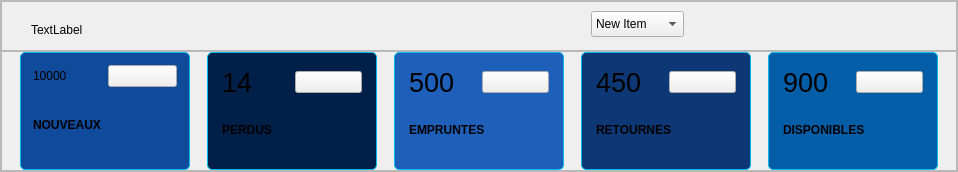
                         <widget class="QFrame" name="frame_6">
                          <property name="frameShape">
                           <enum>QFrame::StyledPanel</enum>
                          </property>
                          <property name="frameShadow">
                           <enum>QFrame::Raised</enum>
                          </property>
                          <layout class="QVBoxLayout" name="verticalLayout_8">
                           <property name="spacing">
                            <number>0</number>
                           </property>
                           <property name="leftMargin">
                            <number>0</number>
                           </property>
                           <property name="topMargin">
                            <number>0</number>
                           </property>
                           <property name="rightMargin">
                            <number>0</number>
                           </property>
                           <property name="bottomMargin">
                            <number>0</number>
                           </property>
                           <item alignment="Qt::AlignTop">
                            <widget class="QFrame" name="frame_12">
                             <property name="minimumSize">
                              <size>
                               <width>0</width>
                               <height>50</height>
                              </size>
                             </property>
                             <property name="frameShape">
                              <enum>QFrame::StyledPanel</enum>
                             </property>
                             <property name="frameShadow">
                              <enum>QFrame::Raised</enum>
                             </property>
                             <widget class="QLabel" name="label_3">
                              <property name="geometry">
                               <rect>
                                <x>30</x>
                                <y>20</y>
                                <width>71</width>
                                <height>18</height>
                               </rect>
                              </property>
                              <property name="text">
                               <string>TextLabel</string>
                              </property>
                             </widget>
                             <widget class="QComboBox" name="comboBox">
                              <property name="geometry">
                               <rect>
                                <x>590</x>
                                <y>10</y>
                                <width>93</width>
                                <height>26</height>
                               </rect>
                              </property>
                              <item>
                               <property name="text">
                                <string>New Item</string>
                               </property>
                              </item>
                              <item>
                               <property name="text">
                                <string>New Item</string>
                               </property>
                              </item>
                              <item>
                               <property name="text">
                                <string>New Item</string>
                               </property>
                              </item>
                              <item>
                               <property name="text">
                                <string>New Item</string>
                               </property>
                              </item>
                              <item>
                               <property name="text">
                                <string>New Item</string>
                               </property>
                              </item>
                              <item>
                               <property name="text">
                                <string>New Item</string>
                               </property>
                              </item>
                             </widget>
                            </widget>
                           </item>
                           <item>
                            <widget class="QFrame" name="frame_13">
                             <property name="minimumSize">
                              <size>
                               <width>500</width>
                               <height>120</height>
                              </size>
                             </property>
                             <property name="frameShape">
                              <enum>QFrame::StyledPanel</enum>
                             </property>
                             <property name="frameShadow">
                              <enum>QFrame::Raised</enum>
                             </property>
                             <layout class="QHBoxLayout" name="horizontalLayout_11">
                              <property name="spacing">
                               <number>17</number>
                              </property>
                              <property name="leftMargin">
                               <number>18</number>
                              </property>
                              <property name="topMargin">
                               <number>0</number>
                              </property>
                              <property name="rightMargin">
                               <number>18</number>
                              </property>
                              <property name="bottomMargin">
                               <number>0</number>
                              </property>
                              <item>
                               <widget class="QFrame" name="bookAdded">
                                <property name="minimumSize">
                                 <size>
                                  <width>170</width>
                                  <height>0</height>
                                 </size>
                                </property>
                                <property name="styleSheet">
                                 <string notr="true">#bookAdded{
	background-color: #0f4a9b;
	padding : 3px;
	border-radius:5px;
	border: 1px solid #00bbf0;
}</string>
                                </property>
                                <property name="frameShape">
                                 <enum>QFrame::StyledPanel</enum>
                                </property>
                                <property name="frameShadow">
                                 <enum>QFrame::Raised</enum>
                                </property>
                                <layout class="QVBoxLayout" name="verticalLayout_9">
                                 <item>
                                  <layout class="QHBoxLayout" name="horizontalLayout_12">
                                   <item>
                                    <widget class="QLabel" name="newBook">
                                     <property name="styleSheet">
                                      <string notr="true">#label_2{
	font-size:30px;
}</string>
                                     </property>
                                     <property name="text">
                                      <string>10000</string>
                                     </property>
                                    </widget>
                                   </item>
                                   <item>
                                    <widget class="QPushButton" name="iconAdd">
                                     <property name="styleSheet">
                                      <string notr="true">#iconAdd{
	text-align: right;
	color:blue;
}</string>
                                     </property>
                                     <property name="text">
                                      <string/>
                                     </property>
                                     <property name="icon">
                                      <iconset resource="icons.qrc">
                                       <normaloff>:/iconWhite/plus-square.svg</normaloff>:/iconWhite/plus-square.svg</iconset>
                                     </property>
                                     <property name="iconSize">
                                      <size>
                                       <width>35</width>
                                       <height>35</height>
                                      </size>
                                     </property>
                                    </widget>
                                   </item>
                                  </layout>
                                 </item>
                                 <item>
                                  <layout class="QHBoxLayout" name="horizontalLayout_7">
                                   <item>
                                    <widget class="QLabel" name="label_5">
                                     <property name="font">
                                      <font>
                                       <weight>75</weight>
                                       <bold>true</bold>
                                      </font>
                                     </property>
                                     <property name="text">
                                      <string>NOUVEAUX</string>
                                     </property>
                                    </widget>
                                   </item>
                                  </layout>
                                 </item>
                                </layout>
                               </widget>
                              </item>
                              <item>
                               <widget class="QFrame" name="lostBook">
                                <property name="minimumSize">
                                 <size>
                                  <width>170</width>
                                  <height>0</height>
                                 </size>
                                </property>
                                <property name="styleSheet">
                                 <string notr="true">#lostBook{
	background-color: #00204a;
	border-radius:5px;
	border: 1px solid #00bbf0;
    padding : 5px;
}</string>
                                </property>
                                <property name="frameShape">
                                 <enum>QFrame::StyledPanel</enum>
                                </property>
                                <property name="frameShadow">
                                 <enum>QFrame::Raised</enum>
                                </property>
                                <layout class="QVBoxLayout" name="verticalLayout_10">
                                 <item>
                                  <layout class="QHBoxLayout" name="horizontalLayout_13">
                                   <item>
                                    <widget class="QLabel" name="lostBook_2">
                                     <property name="font">
                                      <font>
                                       <pointsize>20</pointsize>
                                       <weight>50</weight>
                                       <bold>false</bold>
                                      </font>
                                     </property>
                                     <property name="text">
                                      <string>14</string>
                                     </property>
                                    </widget>
                                   </item>
                                   <item>
                                    <widget class="QPushButton" name="iconLost">
                                     <property name="styleSheet">
                                      <string notr="true">#iconLost{
	text-align: right;
}</string>
                                     </property>
                                     <property name="text">
                                      <string/>
                                     </property>
                                     <property name="icon">
                                      <iconset resource="icons.qrc">
                                       <normaloff>:/iconWhite/x-square.svg</normaloff>:/iconWhite/x-square.svg</iconset>
                                     </property>
                                     <property name="iconSize">
                                      <size>
                                       <width>35</width>
                                       <height>35</height>
                                      </size>
                                     </property>
                                    </widget>
                                   </item>
                                  </layout>
                                 </item>
                                 <item>
                                  <layout class="QHBoxLayout" name="horizontalLayout_8">
                                   <item>
                                    <widget class="QLabel" name="label_8">
                                     <property name="font">
                                      <font>
                                       <weight>75</weight>
                                       <bold>true</bold>
                                      </font>
                                     </property>
                                     <property name="text">
                                      <string>PERDUS</string>
                                     </property>
                                    </widget>
                                   </item>
                                  </layout>
                                 </item>
                                </layout>
                               </widget>
                              </item>
                              <item>
                               <widget class="QFrame" name="borrowedBook">
                                <property name="minimumSize">
                                 <size>
                                  <width>170</width>
                                  <height>0</height>
                                 </size>
                                </property>
                                <property name="styleSheet">
                                 <string notr="true">#borrowedBook{
	background-color: #1e5fb9;
	border-radius:5px;
	border: 1px solid #00bbf0;
	padding : 5px;
}</string>
                                </property>
                                <property name="frameShape">
                                 <enum>QFrame::StyledPanel</enum>
                                </property>
                                <property name="frameShadow">
                                 <enum>QFrame::Raised</enum>
                                </property>
                                <layout class="QVBoxLayout" name="verticalLayout_11">
                                 <item>
                                  <layout class="QHBoxLayout" name="horizontalLayout_14">
                                   <item>
                                    <widget class="QLabel" name="borrowedBook_2">
                                     <property name="font">
                                      <font>
                                       <pointsize>20</pointsize>
                                      </font>
                                     </property>
                                     <property name="text">
                                      <string>500</string>
                                     </property>
                                    </widget>
                                   </item>
                                   <item>
                                    <widget class="QPushButton" name="iconBorrowed">
                                     <property name="styleSheet">
                                      <string notr="true">#iconBorrowed{
	text-align: right;
}</string>
                                     </property>
                                     <property name="text">
                                      <string/>
                                     </property>
                                     <property name="icon">
                                      <iconset resource="icons.qrc">
                                       <normaloff>:/iconWhite/arrow-up-circle.svg</normaloff>:/iconWhite/arrow-up-circle.svg</iconset>
                                     </property>
                                     <property name="iconSize">
                                      <size>
                                       <width>35</width>
                                       <height>35</height>
                                      </size>
                                     </property>
                                    </widget>
                                   </item>
                                  </layout>
                                 </item>
                                 <item>
                                  <layout class="QHBoxLayout" name="horizontalLayout_9">
                                   <item>
                                    <widget class="QLabel" name="label_10">
                                     <property name="font">
                                      <font>
                                       <weight>75</weight>
                                       <bold>true</bold>
                                      </font>
                                     </property>
                                     <property name="text">
                                      <string>EMPRUNTES</string>
                                     </property>
                                    </widget>
                                   </item>
                                  </layout>
                                 </item>
                                </layout>
                               </widget>
                              </item>
                              <item>
                               <widget class="QFrame" name="returnedBook">
                                <property name="minimumSize">
                                 <size>
                                  <width>170</width>
                                  <height>0</height>
                                 </size>
                                </property>
                                <property name="styleSheet">
                                 <string notr="true">#returnedBook{
	background-color: #0e3875;
	border-radius:5px;
	border: 1px solid #00bbf0;
	padding : 5px;
}</string>
                                </property>
                                <property name="frameShape">
                                 <enum>QFrame::StyledPanel</enum>
                                </property>
                                <property name="frameShadow">
                                 <enum>QFrame::Raised</enum>
                                </property>
                                <layout class="QVBoxLayout" name="verticalLayout_13">
                                 <item>
                                  <layout class="QHBoxLayout" name="horizontalLayout_16">
                                   <item>
                                    <widget class="QLabel" name="returnedBook_2">
                                     <property name="font">
                                      <font>
                                       <pointsize>20</pointsize>
                                      </font>
                                     </property>
                                     <property name="text">
                                      <string>450</string>
                                     </property>
                                    </widget>
                                   </item>
                                   <item>
                                    <widget class="QPushButton" name="iconReturned">
                                     <property name="styleSheet">
                                      <string notr="true">#iconReturned{
	text-align: right;
}</string>
                                     </property>
                                     <property name="text">
                                      <string/>
                                     </property>
                                     <property name="icon">
                                      <iconset resource="icons.qrc">
                                       <normaloff>:/iconWhite/arrow-down-circle.svg</normaloff>:/iconWhite/arrow-down-circle.svg</iconset>
                                     </property>
                                     <property name="iconSize">
                                      <size>
                                       <width>35</width>
                                       <height>35</height>
                                      </size>
                                     </property>
                                    </widget>
                                   </item>
                                  </layout>
                                 </item>
                                 <item>
                                  <layout class="QHBoxLayout" name="horizontalLayout_17">
                                   <item>
                                    <widget class="QLabel" name="label_17">
                                     <property name="font">
                                      <font>
                                       <weight>75</weight>
                                       <bold>true</bold>
                                      </font>
                                     </property>
                                     <property name="text">
                                      <string>RETOURNES</string>
                                     </property>
                                    </widget>
                                   </item>
                                  </layout>
                                 </item>
                                </layout>
                               </widget>
                              </item>
                              <item>
                               <widget class="QFrame" name="availableBook">
                                <property name="minimumSize">
                                 <size>
                                  <width>170</width>
                                  <height>0</height>
                                 </size>
                                </property>
                                <property name="styleSheet">
                                 <string notr="true">#availableBook{
	background-color: #035da7;
	border-radius:5px;
	border: 1px solid #00bbf0;
	padding : 5px;
}</string>
                                </property>
                                <property name="frameShape">
                                 <enum>QFrame::StyledPanel</enum>
                                </property>
                                <property name="frameShadow">
                                 <enum>QFrame::Raised</enum>
                                </property>
                                <layout class="QVBoxLayout" name="verticalLayout_12">
                                 <item>
                                  <layout class="QHBoxLayout" name="horizontalLayout_15">
                                   <item>
                                    <widget class="QLabel" name="availableBook_2">
                                     <property name="font">
                                      <font>
                                       <pointsize>20</pointsize>
                                      </font>
                                     </property>
                                     <property name="text">
                                      <string>900</string>
                                     </property>
                                    </widget>
                                   </item>
                                   <item>
                                    <widget class="QPushButton" name="iconAvailable">
                                     <property name="styleSheet">
                                      <string notr="true">#iconAvailable{
	text-align: right;
}</string>
                                     </property>
                                     <property name="text">
                                      <string/>
                                     </property>
                                     <property name="icon">
                                      <iconset resource="icons.qrc">
                                       <normaloff>:/iconWhite/check-square.svg</normaloff>:/iconWhite/check-square.svg</iconset>
                                     </property>
                                     <property name="iconSize">
                                      <size>
                                       <width>35</width>
                                       <height>35</height>
                                      </size>
                                     </property>
                                    </widget>
                                   </item>
                                  </layout>
                                 </item>
                                 <item>
                                  <layout class="QHBoxLayout" name="horizontalLayout_10">
                                   <item>
                                    <widget class="QLabel" name="label_13">
                                     <property name="font">
                                      <font>
                                       <weight>75</weight>
                                       <bold>true</bold>
                                      </font>
                                     </property>
                                     <property name="text">
                                      <string>DISPONIBLES</string>
                                     </property>
                                    </widget>
                                   </item>
                                  </layout>
                                 </item>
                                </layout>
                               </widget>
                              </item>
                             </layout>
                            </widget>
                           </item>
                          </layout>
                         </widget>
